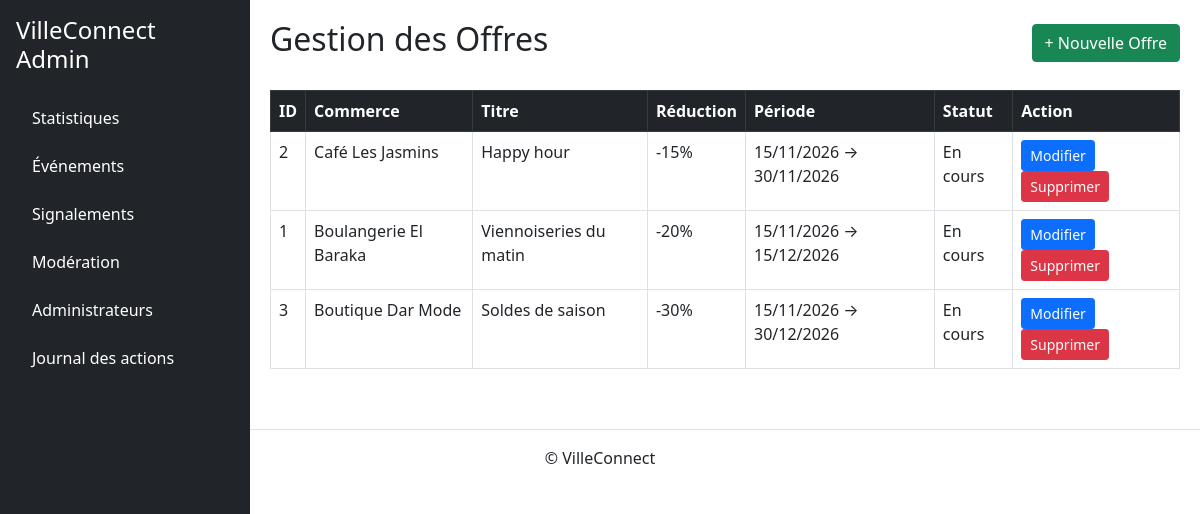
The page /Views/back/admin_offres.php on the database its author committed.
### tables this page shows
CREATE TABLE Offre (
    id INT AUTO_INCREMENT PRIMARY KEY,
    commerce_id INT NOT NULL,
    titre VARCHAR(255) NOT NULL,
    description TEXT,
    reduction TINYINT UNSIGNED NOT NULL,
    date_debut DATE NOT NULL,
    date_fin DATE NOT NULL,
    FOREIGN KEY (commerce_id) REFERENCES Commerce(id) ON DELETE CASCADE
);

CREATE TABLE Commerce (
    id INT AUTO_INCREMENT PRIMARY KEY,
    nom VARCHAR(255) NOT NULL,
    description TEXT,
    adresse VARCHAR(255) NOT NULL,
    telephone VARCHAR(20) NOT NULL,
    categorie_id INT NOT NULL,
    FOREIGN KEY (categorie_id) REFERENCES CategorieCommerce(id)
);

### Controllers/OffreC.php (called while the page is built, shortened)
<?php
class OffreC {
    function getOffres($commerce_id = '', $actives = false) {
        $db = config::getConnexion();
        try {
            $sql = self::SELECT_BASE . " WHERE 1 = 1";
            $params = [];
            $sql .= " ORDER BY o.date_fin ASC";
            $q = $db->prepare($sql);
            $q->execute($params);
            return $q->fetchAll();
        } catch (Exception $e) { return []; }
    }
}
?>

### Views/back/admin_offres.php (the view, shortened to what this page needs)
<?php
require_once __DIR__ . '/../../Controllers/OffreC.php';
$controller = new OffreC();
$offres = $controller->getOffres();
$aujourdhui = date('Y-m-d');
?>
<div class="d-flex justify-content-between align-items-center mb-4">
    <h2>Gestion des Offres</h2>
    <a href="add_offre.php" class="btn btn-success">+ Nouvelle Offre</a>
</div>
<table class="table table-bordered mt-4 bg-white">
    <thead class="table-dark"><tr><th>ID</th><th>Commerce</th><th>Titre</th><th>Réduction</th><th>Période</th><th>Statut</th><th>Action</th></tr></thead>
    <tbody>
        <?php foreach ($offres as $o): ?>
        <tr>
            <td><?= (int)$o['id'] ?></td>
            <td><?= htmlspecialchars($o['commerce_nom']) ?></td>
            <td><?= htmlspecialchars($o['titre']) ?></td>
            <td>-<?= (int)$o['reduction'] ?>%</td>
            <td><?= date('d/m/Y', strtotime($o['date_debut'])) ?> → <?= date('d/m/Y', strtotime($o['date_fin'])) ?></td>
            <td>
                <?php if ($o['date_fin'] < $aujourdhui): ?>Expirée
                <?php elseif ($o['date_debut'] > $aujourdhui): ?>À venir
                <?php else: ?>En cours<?php endif; ?>
            </td>
            <td>
                <a href="edit_offre.php?id=<?= (int)$o['id'] ?>" class="btn btn-primary btn-sm">Modifier</a>
                <form method="POST" style="display:inline;">
                    <button type="submit" class="btn btn-danger btn-sm" onclick="return confirm('Supprimer cette offre ?')">Supprimer</button>
                </form>
            </td>
        </tr>
        <?php endforeach; ?>
    </tbody>
</table>
<?php
require_once __DIR__ . '/layout.php';
?>

### rows shown on the page
offre: id "2", commerce.nom "Café Les Jasmins", titre "Happy hour", reduction "15", date_debut "15/11/2026", date_fin "30/11/2026", shows "En cours"
offre: id "1", commerce.nom "Boulangerie El Baraka", titre "Viennoiseries du matin", reduction "20", date_debut "15/11/2026", date_fin "15/12/2026", shows "En cours"
offre: id "3", commerce.nom "Boutique Dar Mode", titre "Soldes de saison", reduction "30", date_debut "15/11/2026", date_fin "30/12/2026", shows "En cours"

### other values the page prints
$item['texte'] "Statistiques"
$item['texte'] "Événements"
$item['texte'] "Signalements"
$item['texte'] "Modération"
$item['texte'] "Administrateurs"
$item['texte'] "Journal des actions"
